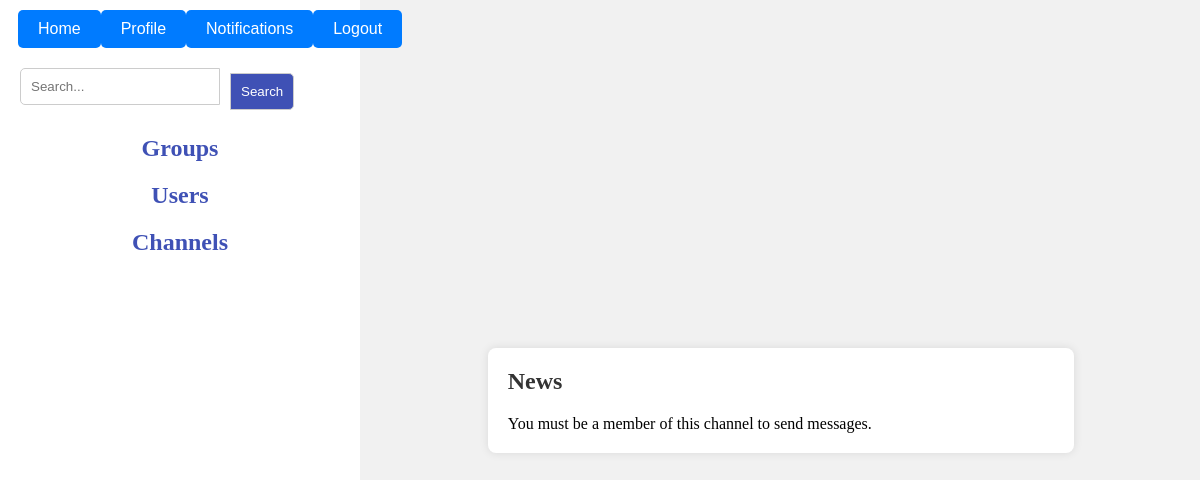
The page /messages/channel/2/ (signed in) on the database as committed earlier.
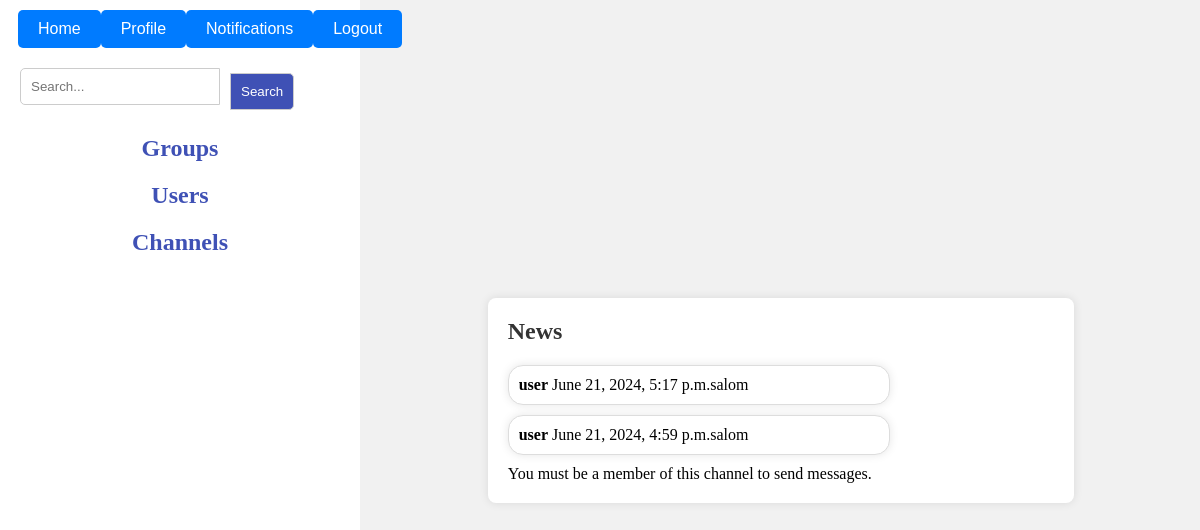
The same page on the database as committed later.
### messanger/models.py (models this page shows, shortened)
class Channel(models.Model):
    name = models.CharField(max_length=100)
    description = models.TextField()
    created_at = models.DateTimeField(auto_now_add=True)
    owner = models.ForeignKey(settings.AUTH_USER_MODEL, on_delete=models.CASCADE)
    class Meta:
        db_table = 'channel'

class Message(models.Model):
    sender = models.ForeignKey(settings.AUTH_USER_MODEL, on_delete=models.CASCADE)
    content = models.TextField()
    attachment = models.FileField(upload_to='attachments/', blank=True, null=True)
    created_at = models.DateTimeField(auto_now_add=True)
    channel = models.ForeignKey(Channel, null=True, blank=True, on_delete=models.CASCADE)
    group = models.ForeignKey(Group, null=True, blank=True, on_delete=models.CASCADE)
    class Meta:
        db_table = 'message'

### users/models.py (models this page shows, shortened)
class CustomUser(AbstractUser):
    image=models.ImageField(upload_to='users_images/',blank=True,null=True,default='default_img/user_img.png')
    class Meta:
        db_table = 'customuser'

### messanger/views.py (the view)
# urls.py: path('messages/channel/<int:channel_id>/', channel_messages, name='channel_messages'),
@login_required
def channel_messages(request, channel_id):
    channel = get_object_or_404(Channel, id=channel_id)
    messages = Message.objects.filter(channel=channel).order_by('-created_at')
    is_member = UserChannel.objects.filter(user=request.user, channel=channel).exists()
    return render(request, 'messanger/channel_messages.html', {
        'channel': channel,
        'messages': messages,
        'is_member': is_member
    })

### templates/messanger/channel_messages.html (shortened to what this page needs)
{% extends 'base.html' %}
{% block content %}
<div class="channel-messages">
    <h1>{{ channel.name }}</h1>
    <div class="message-list">
        {% for message in messages %}
            <div class="message">
                <p><strong>{{ message.sender.username }}</strong> <span>{{ message.created_at }}</span></p>
                <p>{{ message.content }}</p>
            </div>
        {% endfor %}
    </div>
    {% if is_member %}
    <form method="post" action="{% url 'messanger:send_message' channel.id %}" enctype="multipart/form-data" class="channel_form">
        {% csrf_token %}
        <textarea name="content" placeholder="Type your message..."></textarea>
        <input type="file" name="attachment">
        <button type="submit">Send</button>
    </form>
    {% else %}
    <p>You must be a member of this channel to send messages.</p>
    {% endif %}
</div>
{% endblock %}

### templates/base.html (shortened to what this page needs)
<!DOCTYPE html>
<html lang="en">
<head>
    {% load humanize %}
</head>
<body>
    <header>
        <div class="header-content">
            {% if user.is_authenticated %}
            <div class="some-buttons">
                <a href="{% url 'messanger:home' %}"><button class="some_button">Home</button></a>
                <a href="{% url 'users:profile' %}"><button class="some_button">Profile</button></a>
                <a href="{% url 'messanger:notifications' %}"><button class="some_button">Notifications</button></a>
                <a href="{% url 'users:logout' %}"><button class="some_button">Logout</button></a>
            </div>
                <div class="search-form">
                    <form id="search-form" method="get" action="{% url 'messanger:home' %}">
                        <input id="search-input" type="text" name="q" placeholder="Search...">
                        <button type="submit">Search</button>
                    </form>
                </div>
                <h2>Groups</h2>
                <h2>Users</h2>
                <h2>Channels</h2>
            {% endif %}
        </div>
    </header>
    <main>
        {% block content %}
        {%  endblock %}
    </main>
</body>
</html>

### templates/base.html (style rules this page uses)
* { margin: 0; padding: 0; box-sizing: border-box; list-style: none; text-decoration: none; }
body { background-color: #f1f1f1; display: flex; }
header { width: 30%; height: 100vh; background-color: #ffffff; position: fixed; }
main { width: 70%; height: 100vh; background-color: #f1f1f1; margin-left: 30%; display: flex; flex-direction: column; align-items: center; justify-content: center; }
.search-form { display: flex; justify-content: center; margin: 20px; }
.search-form input[type="text"] { padding: 10px; border-radius: 5px 0 0 5px; border: 1px solid #ccc; outline: none; width: 200px; }
.search-form button { padding: 10px; border-radius: 0 5px 5px 0; border: 1px solid #ccc; background-color: #3f51b5; color: #fff; cursor: pointer; transition: background-color 0.3s ease; }
h2 { margin: 20px 0; display: flex; justify-content: center; width: 100%; color: #3f51b5; }
.channel-messages { width: 70%; margin: 50px auto; background-color: #ffffff; padding: 20px; border-radius: 8px; box-shadow: 0 0 10px rgba(0, 0, 0, 0.1); }
.channel-messages h1 { font-size: 24px; margin-bottom: 20px; color: #333; }
.message { display: flex; margin: 10px 0; padding: 10px; border-radius: 15px; max-width: 70%; word-wrap: break-word; position: relative; box-shadow: 0 0 10px rgba(0, 0, 0, 0.1); background-color: #ffffff; border: 1px solid #ddd; }
form { display: flex; gap: 10px; align-items: center; width: 100%; }
form input, form textarea { width: 90%; max-width: 860px; padding: 10px; margin-bottom: 10px; border: 1px solid #ccc; border-radius: 5px; box-sizing: border-box; }
form button { padding: 5px; background-color: #6e87f8; color: white; border: none; border-radius: 5px; cursor: pointer; transition: background-color 0.3s ease; }
.some-buttons { display: flex; justify-content: space-between; width: 90%; margin: 0 auto; margin-top: 10px; }
.some_button { padding: 10px 20px; background-color: #007bff; border: none; border-radius: 5px; color: #fff; font-size: 16px; cursor: pointer; transition: background-color 0.3s; }

Rows that differ between the two databases and show on the page:
added Message: sender.username "user", created_at "June 21, 2024, 5:17 p.m.", content "salom"
added Message: sender.username "user", created_at "June 21, 2024, 4:59 p.m.", content "salom"
